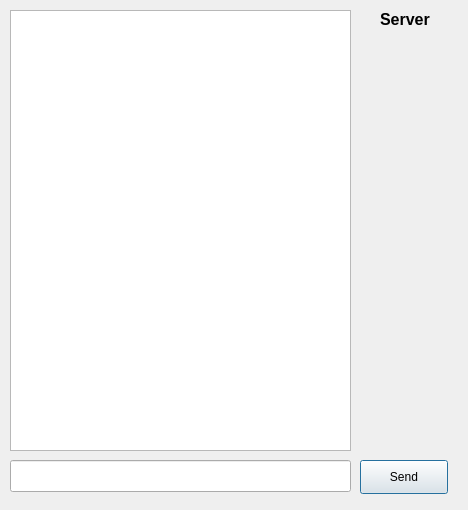
<?xml version="1.0" encoding="UTF-8"?>
<ui version="4.0">
 <class>Dialog</class>
 <widget class="QDialog" name="Dialog">
  <property name="geometry">
   <rect>
    <x>0</x>
    <y>0</y>
    <width>468</width>
    <height>510</height>
   </rect>
  </property>
  <property name="windowTitle">
   <string>Dialog</string>
  </property>
  <widget class="QTextEdit" name="textEditMessages">
   <property name="geometry">
    <rect>
     <x>10</x>
     <y>10</y>
     <width>341</width>
     <height>441</height>
    </rect>
   </property>
  </widget>
  <widget class="QLineEdit" name="lineEditMessage">
   <property name="geometry">
    <rect>
     <x>10</x>
     <y>460</y>
     <width>341</width>
     <height>32</height>
    </rect>
   </property>
  </widget>
  <widget class="QPushButton" name="pushButtonSend">
   <property name="geometry">
    <rect>
     <x>360</x>
     <y>460</y>
     <width>88</width>
     <height>34</height>
    </rect>
   </property>
   <property name="text">
    <string>Send</string>
   </property>
  </widget>
  <widget class="QLabel" name="label">
   <property name="geometry">
    <rect>
     <x>380</x>
     <y>10</y>
     <width>58</width>
     <height>18</height>
    </rect>
   </property>
   <property name="font">
    <font>
     <pointsize>12</pointsize>
     <weight>75</weight>
     <bold>true</bold>
    </font>
   </property>
   <property name="text">
    <string>Server</string>
   </property>
  </widget>
 </widget>
 <resources/>
 <connections/>
</ui>
